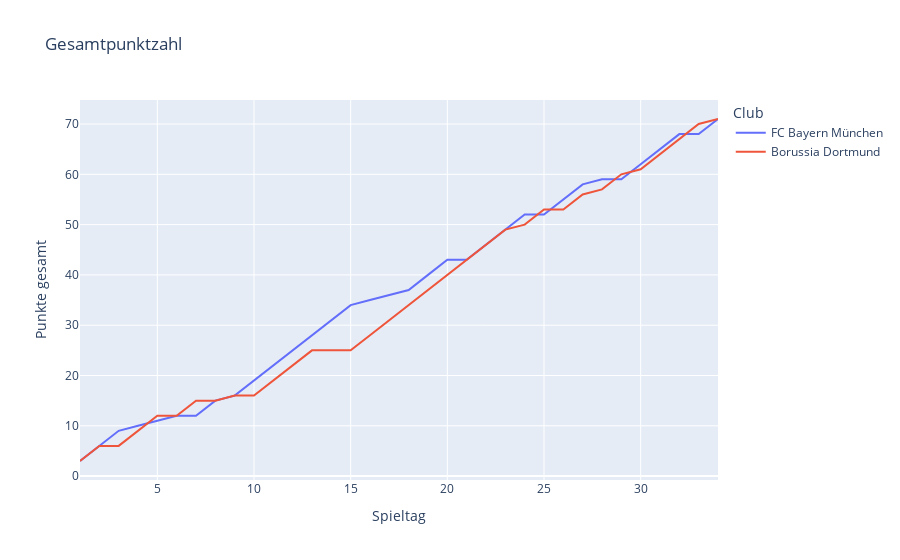

The notebook cell saved with this chart:
### Code cell
Punkte_plotten(["FC Bayern München","Borussia Dortmund"])

### Figure 1 — Plotly figure (JSON) as saved in the notebook; plotly's stock layout.template omitted (floating-point values rounded to 4 significant figures)
{"data": [{"hovertemplate": "Club=FC Bayern München<br>Spieltag=%{x}<br>Punkte gesamt=%{y}<extra></extra>", "legendgroup": "FC Bayern München", "line": {"color": "#636efa", "dash": "solid"}, "mode": "lines", "name": "FC Bayern München", "orientation": "v", "showlegend": true, "type": "scatter", "x": [1, 2, 3, 4, 5, 6, 7, 8, 9, 10, 11, 12, 13, 14, 15, 16, 17, 18, 19, 20, 21, 22, 23, 24, 25, 26, 27, 28, 29, 30, 31, 32, 33, 34], "xaxis": "x", "y": [3, 6, 9, 10, 11, 12, 12, 15, 16, 19, 22, 25, 28, 31, 34, 35, 36, 37, 40, 43, 43, 46, 49, 52, 52, 55, 58, 59, 59, 62, 65, 68, 68, 71], "yaxis": "y"}, {"hovertemplate": "Club=Borussia Dortmund<br>Spieltag=%{x}<br>Punkte gesamt=%{y}<extra></extra>", "legendgroup": "Borussia Dortmund", "line": {"color": "#EF553B", "dash": "solid"}, "mode": "lines", "name": "Borussia Dortmund", "orientation": "v", "showlegend": true, "type": "scatter", "x": [1, 2, 3, 4, 5, 6, 7, 8, 9, 10, 11, 12, 13, 14, 15, 16, 17, 18, 19, 20, 21, 22, 23, 24, 25, 26, 27, 28, 29, 30, 31, 32, 33, 34], "xaxis": "x", "y": [3, 6, 6, 9, 12, 12, 15, 15, 16, 16, 19, 22, 25, 25, 25, 28, 31, 34, 37, 40, 43, 46, 49, 50, 53, 53, 56, 57, 60, 61, 64, 67, 70, 71], "yaxis": "y"}], "layout": {"legend": {"title": {"text": "Club"}, "tracegroupgap": 0}, "title": {"text": "Gesamtpunktzahl"}, "xaxis": {"anchor": "y", "domain": [0, 1], "title": {"text": "Spieltag"}}, "yaxis": {"anchor": "x", "domain": [0, 1], "title": {"text": "Punkte gesamt"}}}}
